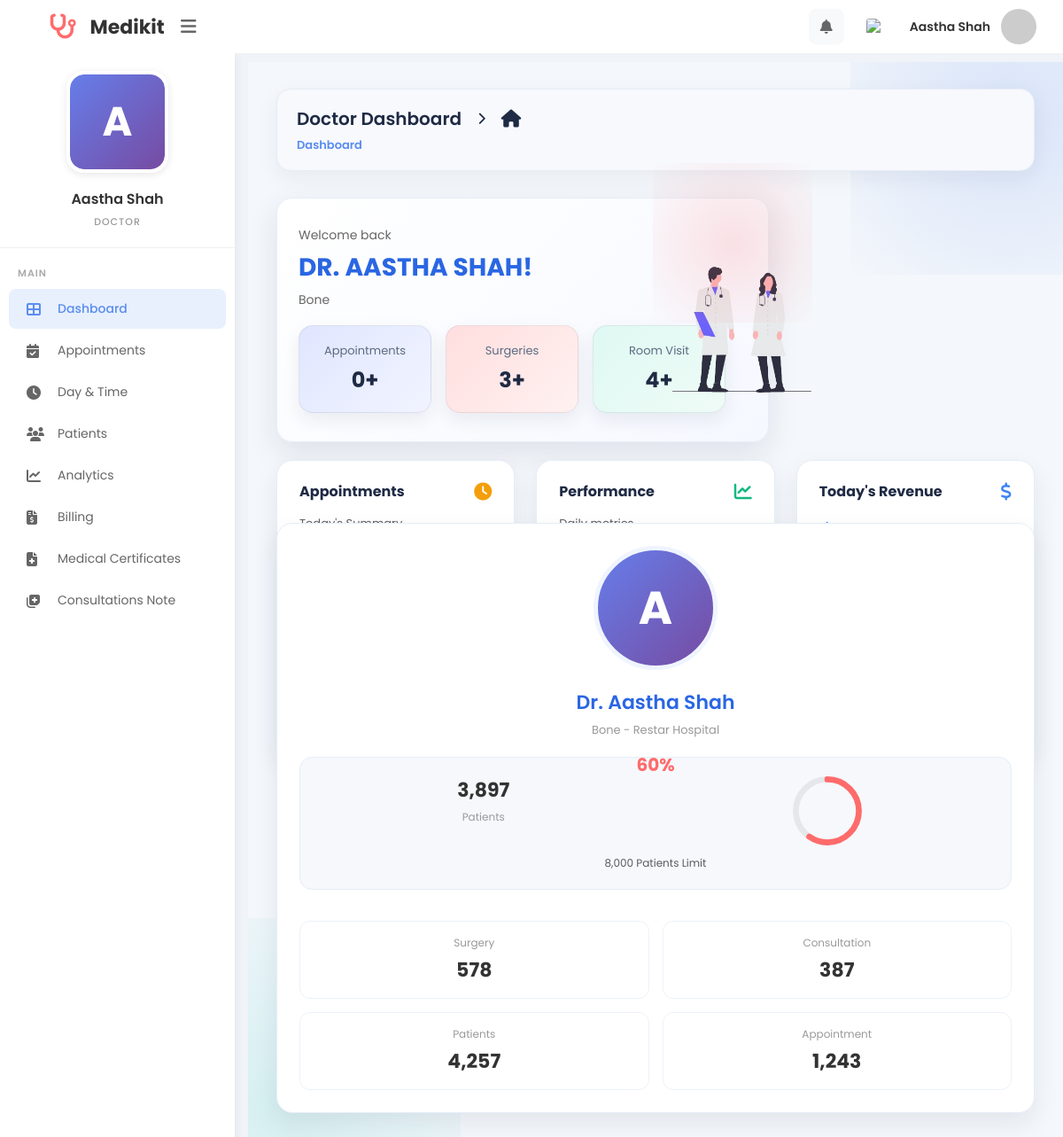
/MINI_PHP/doctor_dashboard.php (signed in), run on the app's committed database.
### tables this page shows
CREATE TABLE `users` (
  `id` int(11) NOT NULL,
  `firstname` varchar(225) DEFAULT '',
  `lastname` varchar(225) DEFAULT '',
  `phone_number` bigint(20) DEFAULT 0,
  `date_of_birth` date DEFAULT curdate(),
  `email` varchar(50) NOT NULL,
  `gender` varchar(100) DEFAULT '',
  `address` varchar(225) DEFAULT '',
  `clinic_name` varchar(255) DEFAULT NULL,
  `experience_years` int(11) DEFAULT 0,
  `education` varchar(255) DEFAULT NULL,
  `bio` text DEFAULT NULL,
  `password` varchar(255) NOT NULL,
  `role_id` int(11) DEFAULT 0,
  `category_id` int(11) DEFAULT NULL,
  `created_at` timestamp NOT NULL DEFAULT current_timestamp(),
  `updated_at` timestamp NOT NULL DEFAULT current_timestamp() ON UPDATE current_timestamp(),
  `profile_image` varchar(255) DEFAULT NULL
);

### MINI_PHP/doctor_dashboard.php (the view, shortened to what this page needs)
<?php
include("config.php");
$doctor_id = $_SESSION['doctor_id'];
$todayAppointments = mysqli_fetch_assoc(mysqli_query(
    $conn,
    "SELECT COUNT(*) AS total
     FROM visit_booking
     WHERE doctor_id = $doctor_id
     AND appointment_date = CURDATE()"
))['total'] ?? 0;
$visitedAppointments = mysqli_fetch_assoc(mysqli_query(
    $conn,
    "SELECT COUNT(*) AS total
     FROM visit_booking
     WHERE doctor_id = $doctor_id
     AND status = 'visited'"
))['total'] ?? 0;
$doctor = mysqli_fetch_assoc(mysqli_query(
    $conn,
    "SELECT u.firstname, u.lastname, u.profile_image, u.email, u.category_id,
     GROUP_CONCAT(s.doctor_speciality SEPARATOR ', ') AS specialities,
     COUNT(ds.id) as speciality_count
     FROM users u
     LEFT JOIN doctor_speciality ds ON ds.doctor_id = u.id
     LEFT JOIN speciality s ON s.id = ds.speciality_id
     WHERE u.id = $doctor_id
     GROUP BY u.id"
));
if (is_array($doctor)) {
    $doctor['profile_image'] = $doctor['profile_image'] ?? '';
}
?>
<!DOCTYPE html>
<html lang="en">
<head>
    <link href="https://cdn.jsdelivr.net/npm/bootstrap@5.3.2/dist/css/bootstrap.min.css" rel="stylesheet">
    <link href="https://cdnjs.cloudflare.com/ajax/libs/font-awesome/6.4.0/css/all.min.css" rel="stylesheet">
    <link href="https://cdn.jsdelivr.net/npm/select2@4.1.0-rc.0/dist/css/select2.min.css" rel="stylesheet" />
</head>
<body>
    <div class="top-header">
        <div class="header-left">
            <div class="logo">
                <i class="fa-solid fa-stethoscope"></i>
                <span>Medikit</span>
            </div>
            <button class="menu-toggle">
                <i class="fas fa-bars"></i>
            </button>
        </div>
        <div class="header-right">
            <div class="dropdown" style="position: relative;">
                <button class="header-icon" type="button" data-notif-toggle aria-label="Notifications" aria-expanded="false">
                    <i class="fas fa-bell"></i>
                </button>
            </div>
            <img src="https://flagcdn.com/w40/us.png" alt="US" class="flag-icon">
            <div class="user-profile">
                <span class="user-name"><?= htmlspecialchars($doctor['firstname'] . ' ' . $doctor['lastname']) ?></span>
                <?php
                $doctor_avatar_src = (!empty($doctor['profile_image']) && file_exists(__DIR__ . '/' . $doctor['profile_image']))
                    ? $doctor['profile_image']
                    : "https://ui-avatars.com/api/?name=" . urlencode($doctor['firstname'] . '+' . $doctor['lastname']) . "&background=5a8dee&color=fff";
                ?>
                <img src="<?= htmlspecialchars($doctor_avatar_src) ?>" alt="Profile" class="user-avatar">
            </div>
        </div>
    </div>
    <div class="sidebar">
        <div class="doctor-profile-sidebar">
            <div class="profile-image-wrapper">
                <form id="profileImageForm" action="doctor_profile_image.php" method="POST" enctype="multipart/form-data">
                    <label for="profileImageInput" style="cursor: pointer; display: block; width: 115px; height: 115px; margin: 0 auto;">
                        <div class="profile-image-container" id="sidebarProfileImage">
                            <?php if (!empty($doctor['profile_image']) && file_exists(__DIR__ . '/' . $doctor['profile_image'])): ?>
                                <img src="<?= htmlspecialchars($doctor['profile_image']) ?>" alt="Profile" class="profile-image">
                            <?php else: ?>
                                <div class="profile-placeholder">
                                    <?= strtoupper(substr($doctor['firstname'], 0, 1)) ?>
                                </div>
                            <?php endif; ?>
                        </div>
                    </label>
                </form>
            </div>
            <div class="profile-name"><?= htmlspecialchars($doctor['firstname'] . ' ' . $doctor['lastname']) ?></div>
            <div class="profile-role">DOCTOR</div>
        </div>
        <nav class="nav-menu">
            <div class="nav-label">MAIN</div>
            <a href="doctor_dashboard.php" class="nav-item active">
                <i class="fas fa-th-large"></i>
                <span>Dashboard</span>
            </a>
            <a href="booking.php" class="nav-item">
                <i class="fas fa-calendar-check"></i>
                <span>Appointments</span>
            </a>
            <a href="add_day_time.php" class="nav-item">
                <i class="fas fa-clock"></i>
                <span>Day &amp; Time</span>
            </a>
            <a href="doctor_patients.php" class="nav-item">
                <i class="fas fa-users"></i>
                <span>Patients</span>
            </a>
            <a href="#" class="nav-item">
                <i class="fas fa-chart-line"></i>
                <span>Analytics</span>
            </a>
            <a href="doctor_billing.php" class="nav-item">
                <i class="fas fa-file-invoice-dollar"></i>
                <span>Billing</span>
            </a>
            <a href="#" class="nav-item">
                <i class="fas fa-file-medical"></i>
                <span>Medical Certificates</span>
            </a>
            <a href="#" class="nav-item">
                <i class="fas fa-notes-medical"></i>
                <span>Consultations Note</span>
            </a>
        </nav>
    </div>
    <div class="main-content">
        <div class="breadcrumb-bar">
            <div class="breadcrumb-title">
                <span>Doctor Dashboard</span>
                <i class="fas fa-chevron-right" style="font-size: 14px; margin: 0 8px;"></i>
                <i class="fas fa-home"></i>
            </div>
            <div class="breadcrumb-links">
                <span style="color: #5a8dee; font-weight: 600;">Dashboard</span>
            </div>
        </div>
        <div class="welcome-card">
            <div class="row align-items-center g-3">
                <div class="col-md-7">
                    <div class="welcome-text">Welcome back</div>
                    <div class="doctor-name-large">DR. <?= htmlspecialchars(strtoupper($doctor['firstname'] . ' ' . $doctor['lastname'])) ?>!</div>
                    <div class="speciality"><?= htmlspecialchars($doctor['specialities'] ?: 'Gynecologist, MBBS,MD') ?></div>
                    <div class="stat-boxes">
                        <div class="stat-box purple">
                            <div class="stat-box-label">Appointments</div>
                            <div class="stat-box-value"><?= $todayAppointments ?>+</div>
                        </div>
                        <div class="stat-box pink">
                            <div class="stat-box-label">Surgeries</div>
                            <div class="stat-box-value">3+</div>
                        </div>
                        <div class="stat-box green">
                            <div class="stat-box-label">Room Visit</div>
                            <div class="stat-box-value"><?= $visitedAppointments ?>+</div>
                        </div>
                    </div>
                </div>
                <div class="col-md-2 text-end">
                    <img src="Screenshot_2026-02-18_123531-removebg-preview.png" alt="Illustration" class="doctor-illustration" style="width: 175px;margin-left: 110px;height: 175px;margin-top: 55px;">
                </div>
            </div>
        </div>
        <div class="content-wrapper">
            <div>
                <div class="row g-4">
                    <div class="col-md-4">
                        <div class="card">
                            <div class="d-flex justify-content-between align-items-center mb-3">
                                <h6 class="card-title mb-0">Appointments</h6>
                                <i class="fas fa-clock" style="color: #f59e0b; font-size: 20px;"></i>
                            </div>
                            <div class="text-muted" style="font-size: 13px; margin-bottom: 15px;">Today's Summary</div>
                            <div class="text-center mb-4">
                                <div style="margin-top: -100px; font-size: 24px; font-weight: 700; color: #333;">
                                </div>
                                <div style="font-size: 13px; color: #999;">Total</div>
                            </div>
                            <div style="font-size: 13px;">
                                <div class="d-flex justify-content-between mb-2">
                                    <span><i class="fas fa-circle" style="color: #3b82f6; font-size: 8px;"></i> Scheduled: 28</span>
                                </div>
                                <div class="d-flex justify-content-between mb-2">
                                    <span><i class="fas fa-circle" style="color: #10b981; font-size: 8px;"></i> Completed: 24</span>
                                </div>
                                <div class="d-flex justify-content-between">
                                    <span><i class="fas fa-circle" style="color: #ef4444; font-size: 8px;"></i> Cancelled: 4</span>
                                </div>
                            </div>
                        </div>
                    </div>
                    <div class="col-md-4">
                        <div class="card">
                            <div class="d-flex justify-content-between align-items-center mb-3">
                                <h6 class="card-title mb-0">Performance</h6>
                                <i class="fas fa-chart-line" style="color: #10b981; font-size: 20px;"></i>
                            </div>
                            <div class="text-muted" style="font-size: 13px; margin-bottom: 15px;">Daily metrics</div>
                            <div class="text-center mb-3">
                            </div>
                            <div class="d-flex justify-content-between align-items-center">
                                <div class="text-center flex-fill">
                                    <div style="color: #10b981; font-size: 20px; font-weight: 700;">18 min</div>
                                    <div style="font-size: 12px; color: #999;">Avg. Consultation</div>
                                </div>
                                <div class="text-center flex-fill">
                                    <div style="color: #10b981; font-size: 20px; font-weight: 700;">24</div>
                                    <div style="font-size: 12px; color: #999;">Patients/Day</div>
                                </div>
                            </div>
                        </div>
                    </div>
                    <div class="col-md-4">
                        <div class="card">
                            <div class="d-flex justify-content-between align-items-center mb-3">
                                <h6 class="card-title mb-0">Today's Revenue</h6>
                                <i class="fas fa-dollar-sign" style="color: #3b82f6; font-size: 20px;"></i>
                            </div>
                            <div style="font-size: 28px; font-weight: 700; color: #3b82f6; margin-bottom: 15px;">$4,250</div>
                            <div style="font-size: 11px; margin-top: 10px;">
                                <div class="d-flex justify-content-between mb-1">
                                    <span><i class="fas fa-circle" style="color: #10b981; font-size: 6px;"></i> Walk-ins: $1,850</span>
                                </div>
                                <div class="d-flex justify-content-between mb-1">
                                    <span><i class="fas fa-circle" style="color: #3b82f6; font-size: 6px;"></i> Follow-ups: $1,200</span>
                                </div>
                                <div class="d-flex justify-content-between">
                                    <span><i class="fas fa-circle" style="color: #a78bfa; font-size: 6px;"></i> Online: $1,200</span>
                                </div>
                            </div>
                        </div>
                    </div>
                </div>
            </div>
            <div class="right-profile-card">
                <div class="card text-center">
                    <?php if (!empty($doctor['profile_image']) && file_exists(__DIR__ . '/' . $doctor['profile_image'])): ?>
                        <img src="<?= htmlspecialchars($doctor['profile_image']) ?>" alt="Profile" class="profile-card-image" id="profileCardImage">
                    <?php else: ?>
                        <div class="profile-card-placeholder" id="profileCardImage">
                            <?= strtoupper(substr($doctor['firstname'], 0, 1)) ?>
                        </div>
                    <?php endif; ?>
                    <div class="profile-card-name">Dr. <?= htmlspecialchars($doctor['firstname'] . ' ' . $doctor['lastname']) ?></div>
                    <div class="profile-card-spec"><?= htmlspecialchars($doctor['specialities'] ?: 'Orthopedics') ?> - Restar Hospital</div>
                    <div class="profile-stats-box">
                        <div class="profile-stat-row">
                            <div>
                                <div class="profile-stat-value" style="color: #333;">3,897</div>
                                <div class="profile-stat-label">Patients</div>
                            </div>
                            <div>
                                <svg viewBox="0 0 36 36" style="width: 80px; height: 80px;">
                                    <circle cx="18" cy="18" r="16" fill="none" stroke="#e5e7eb" stroke-width="3"></circle>
                                    <circle cx="18" cy="18" r="16" fill="none" stroke="#ff6b6b" stroke-width="3" stroke-dasharray="60, 100" stroke-linecap="round" transform="rotate(-90 18 18)"></circle>
                                </svg>
                                <div class="percentage-text" style="margin-top: -60px;">60%</div>
                            </div>
                        </div>
                        <div class="text-muted" style="font-size: 12px; margin-top: 10px;">8,000 Patients Limit</div>
                    </div>
                    <div class="profile-stat-row" style="margin-top: 20px;">
                        <div class="profile-stat-item">
                            <div style="font-size: 12px; color: #999; margin-bottom: 5px;">Surgery</div>
                            <div class="profile-stat-value">578</div>
                        </div>
                        <div class="profile-stat-item">
                            <div style="font-size: 12px; color: #999; margin-bottom: 5px;">Consultation</div>
                            <div class="profile-stat-value">387</div>
                        </div>
                    </div>
                    <div class="profile-stat-row" style="margin-top: 15px;">
                        <div class="profile-stat-item">
                            <div style="font-size: 12px; color: #999; margin-bottom: 5px;">Patients</div>
                            <div class="profile-stat-value">4,257</div>
                        </div>
                        <div class="profile-stat-item">
                            <div style="font-size: 12px; color: #999; margin-bottom: 5px;">Appointment</div>
                            <div class="profile-stat-value">1,243</div>
                        </div>
                    </div>
                </div>
            </div>
        </div>
    </div>
</body>
</html>

### data on the page
users: firstname+lastname "Aastha Shah", firstname "A", firstname+lastname "AASTHA SHAH"

### other printed values
$doctor['specialities'] ?: 'Gynecologist, MBBS,MD' "Bone"
$todayAppointments "0"
$visitedAppointments "4"
$doctor['specialities'] ?: 'Orthopedics' "Bone"
